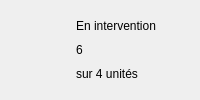
                                      <widget class="QFrame" name="carteKpi8">
                                        <property name="variante" stdset="0">
                                          <string notr="true">kpi</string>
                                        </property>
                                        <layout class="QHBoxLayout" name="layout136" stretch="0,1">
                                          <property name="spacing">
                                            <number>14</number>
                                          </property>
                                          <property name="leftMargin">
                                            <number>16</number>
                                          </property>
                                          <property name="topMargin">
                                            <number>14</number>
                                          </property>
                                          <property name="rightMargin">
                                            <number>16</number>
                                          </property>
                                          <property name="bottomMargin">
                                            <number>14</number>
                                          </property>
                                          <item>
                                            <widget class="QLabel" name="tuile24">
                                              <property name="minimumSize">
                                                <size>
                                                  <width>46</width>
                                                  <height>46</height>
                                                </size>
                                              </property>
                                              <property name="maximumSize">
                                                <size>
                                                  <width>46</width>
                                                  <height>46</height>
                                                </size>
                                              </property>
                                              <property name="pixmap">
                                                <pixmap resource="ressources.qrc">:/images/icones/tuile_siren_ambre.png</pixmap>
                                              </property>
                                              <property name="scaledContents">
                                                <bool>true</bool>
                                              </property>
                                            </widget>
                                          </item>
                                          <item>
                                            <layout class="QVBoxLayout" name="layout135">
                                              <property name="spacing">
                                                <number>0</number>
                                              </property>
                                              <item>
                                                <widget class="QLabel" name="lbl162">
                                                  <property name="text">
                                                    <string>En intervention</string>
                                                  </property>
                                                  <property name="variante" stdset="0">
                                                    <string notr="true">kpiTitre</string>
                                                  </property>
                                                </widget>
                                              </item>
                                              <item>
                                                <widget class="QLabel" name="lbl163">
                                                  <property name="text">
                                                    <string>6</string>
                                                  </property>
                                                  <property name="variante" stdset="0">
                                                    <string notr="true">kpiValeur</string>
                                                  </property>
                                                </widget>
                                              </item>
                                              <item>
                                                <widget class="QLabel" name="lbl164">
                                                  <property name="text">
                                                    <string>sur 4 unités</string>
                                                  </property>
                                                  <property name="variante" stdset="0">
                                                    <string notr="true">kpiDetail</string>
                                                  </property>
                                                </widget>
                                              </item>
                                            </layout>
                                          </item>
                                        </layout>
                                      </widget>
